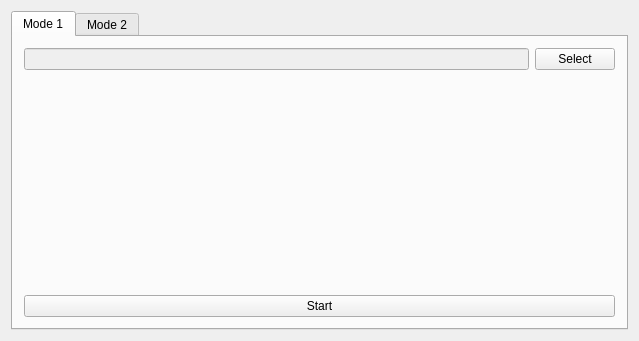
<?xml version="1.0" encoding="UTF-8"?>
<ui version="4.0">
 <class>MainWindow</class>
 <widget class="QMainWindow" name="MainWindow">
  <property name="geometry">
   <rect>
    <x>0</x>
    <y>0</y>
    <width>639</width>
    <height>341</height>
   </rect>
  </property>
  <property name="windowTitle">
   <string>MainWindow</string>
  </property>
  <widget class="QWidget" name="centralWidget">
   <layout class="QGridLayout" name="gridLayout">
    <item row="0" column="0">
     <widget class="QTabWidget" name="tabWidget">
      <property name="enabled">
       <bool>true</bool>
      </property>
      <property name="cursor">
       <cursorShape>ArrowCursor</cursorShape>
      </property>
      <property name="currentIndex">
       <number>0</number>
      </property>
      <widget class="QWidget" name="tab_1">
       <attribute name="title">
        <string>Mode 1</string>
       </attribute>
       <layout class="QVBoxLayout" name="verticalLayout">
        <item>
         <layout class="QHBoxLayout" name="horizontalLayout">
          <item>
           <widget class="QLineEdit" name="edit_1_1">
            <property name="enabled">
             <bool>false</bool>
            </property>
           </widget>
          </item>
          <item>
           <widget class="QPushButton" name="button_1_1">
            <property name="text">
             <string>Select</string>
            </property>
           </widget>
          </item>
         </layout>
        </item>
        <item>
         <layout class="QHBoxLayout" name="horizontalLayout11">
          <property name="sizeConstraint">
           <enum>QLayout::SetDefaultConstraint</enum>
          </property>
          <item>
           <spacer name="verticalSpacer">
            <property name="orientation">
             <enum>Qt::Vertical</enum>
            </property>
            <property name="sizeHint" stdset="0">
             <size>
              <width>20</width>
              <height>40</height>
             </size>
            </property>
           </spacer>
          </item>
         </layout>
        </item>
        <item>
         <widget class="QPushButton" name="startButton_1">
          <property name="text">
           <string>Start</string>
          </property>
         </widget>
        </item>
       </layout>
      </widget>
      <widget class="QWidget" name="tab_2">
       <attribute name="title">
        <string>Mode 2</string>
       </attribute>
       <layout class="QVBoxLayout" name="verticalLayout_2">
        <item>
         <layout class="QHBoxLayout" name="horizontalLayout_2">
          <item>
           <widget class="QLineEdit" name="edit_2_1">
            <property name="enabled">
             <bool>false</bool>
            </property>
           </widget>
          </item>
          <item>
           <widget class="QPushButton" name="button_2_1">
            <property name="text">
             <string>Select 1</string>
            </property>
           </widget>
          </item>
         </layout>
        </item>
        <item>
         <layout class="QHBoxLayout" name="horizontalLayout_3">
          <item>
           <widget class="QLineEdit" name="edit_2_2">
            <property name="enabled">
             <bool>false</bool>
            </property>
           </widget>
          </item>
          <item>
           <widget class="QPushButton" name="button_2_2">
            <property name="text">
             <string>Select 2</string>
            </property>
           </widget>
          </item>
         </layout>
        </item>
        <item>
         <spacer name="verticalSpacer_2">
          <property name="orientation">
           <enum>Qt::Vertical</enum>
          </property>
          <property name="sizeHint" stdset="0">
           <size>
            <width>20</width>
            <height>40</height>
           </size>
          </property>
         </spacer>
        </item>
        <item>
         <widget class="QPushButton" name="startButton_2">
          <property name="text">
           <string>Start</string>
          </property>
         </widget>
        </item>
       </layout>
      </widget>
     </widget>
    </item>
   </layout>
  </widget>
 </widget>
 <layoutdefault spacing="6" margin="11"/>
 <resources/>
 <connections/>
</ui>
